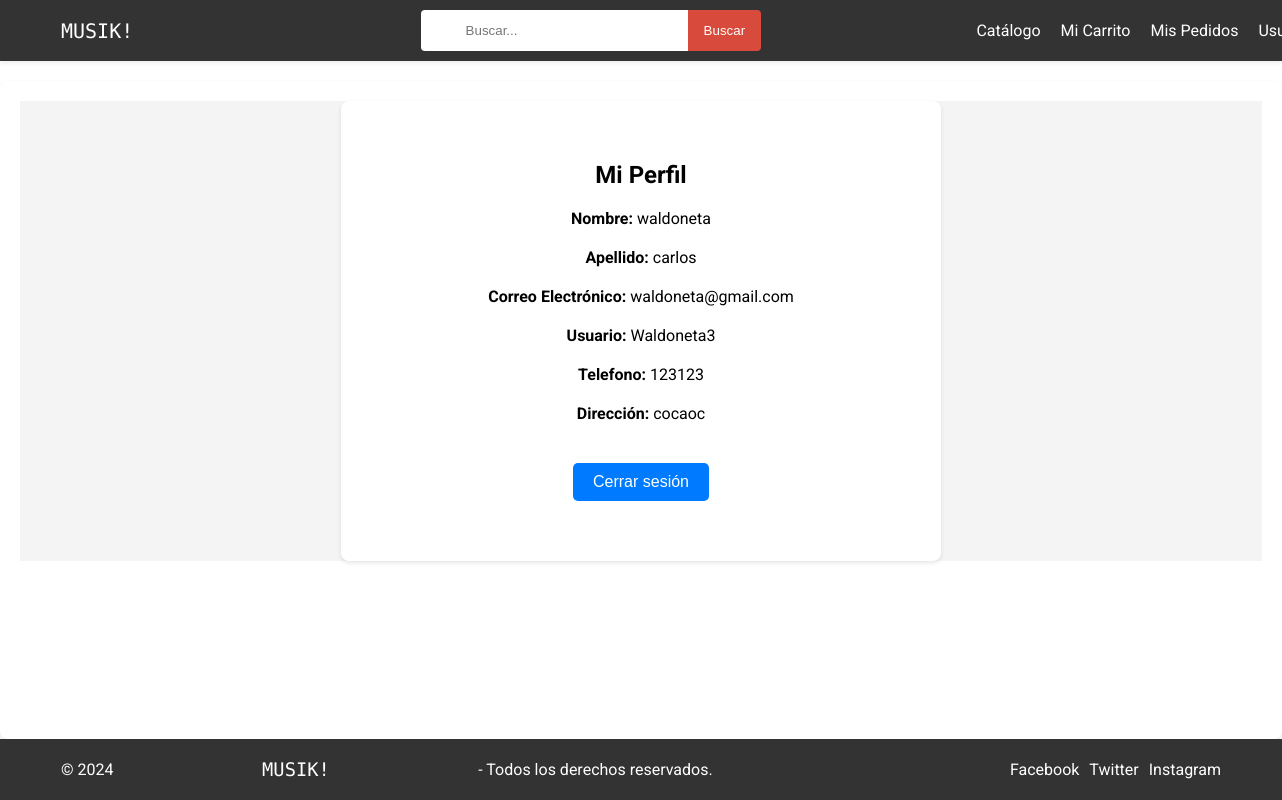
Screenshot of /usuarios/ (signed in) with the database file from the repository.
### usuarios/models.py (models this page shows, shortened)
class CustomUser(AbstractBaseUser, PermissionsMixin):
    username = models.CharField(max_length=255,unique=True)
    email = models.EmailField(unique=True)
    nombre = models.CharField(max_length=50)
    apellido = models.CharField(max_length=50)
    numero_de_telefono = models.CharField(max_length=15, blank=True, null=True)
    address = models.CharField(max_length=100, blank=True, null=True)
    is_active = models.BooleanField(default=True)
    is_staff = models.BooleanField(default=False)
    objects = CustomUserManager()
    USERNAME_FIELD = 'username'
    REQUIRED_FIELDS = ['nombre', 'apellido', 'email', 'numero_de_telefono', 'address']

### usuarios/views.py (the view)
# urls.py: path('', Home.as_view(), name = 'carrito'),
class Home(TemplateView):
    template_name = "usuarios.html"

### usuarios/templates/usuarios.html (shortened to what this page needs)
{% extends "base.html" %}
{% load static %}
{% block extra_head %}
<link rel="stylesheet" href="{% static 'css/login.css' %}">
{% endblock %}
{% block content %}
    {% if user.is_authenticated %}
        <div class="login-wrapper">
            <div class="login-container">
                <div class="authincation-content">
                    <h1 class="text-center mb-4">Mi Perfil</h1>
                    <div class="perfil-info">
                        <p><strong>Nombre:</strong> {{ user.nombre }}</p>
                        <p><strong>Apellido:</strong> {{ user.apellido }}</p>
                        <p><strong>Correo Electrónico:</strong> {{ user.email }}</p>
                        <p><strong>Usuario:</strong> {{ user.username }}</p>
                        <p><strong>Telefono:</strong> {{ user.numero_de_telefono }}</p>
                        <p><strong>Dirección:</strong> {{ user.address }}</p>
                    </div>
                    <div class="boton-cerrar-sesion">
                        <form action="{% url 'logout' %}" method="post">
                            <button type="submit" class="btn btn-primary">Cerrar sesión</button>
                        </form>
                    </div>
                </div>
            </div>
        </div>
    {% endif %}
{% endblock %}

### static/css/base.css (style rules this page uses)
* { margin: 0; padding: 0; border: 0; box-sizing: border-box; list-style: none; }
body { font-family: 'Roboto', sans-serif; margin: 0; padding: 0; display: flex; flex-direction: column; min-height: 100vh; }

### static/css/login.css (style rules this page uses)
* { margin: 0; padding: 0; border:0; box-sizing: border-box; list-style: none; }
.login-wrapper { display: flex; justify-content: center; align-items: center; min-height: 50vh; background-color: #f4f4f4; }
.login-container { background-color: #fff; padding: 60px; border-radius: 8px; box-shadow: 0 2px 4px rgba(0, 0, 0, 0.1); max-width: 600px; width: 100%; text-align: center; }
.login-container h1 { font-size: 24px; margin-bottom: 20px; }
.login-container p { margin-bottom: 20px; }
.login-container button { margin-top: 20px; padding: 10px 20px; background-color: #007bff; color: #fff; border: none; border-radius: 5px; cursor: pointer; font-size: 16px; transition: background-color 0.3s; outline: none; }
.authincation-content { display: flex; flex-direction: column; align-items: center; }
.btn-primary { background-color: #d84a3b; border: none; padding: 10px 20px; font-size: 16px; cursor: pointer; transition: background-color 0.3s, transform 0.3s, box-shadow 0.3s; width: 100%; color: #fff; }

### rows the page displays
CustomUser: nombre "waldoneta", apellido "carlos", email "waldoneta@gmail.com", username "Waldoneta3", numero_de_telefono "123123", address "cocaoc"
